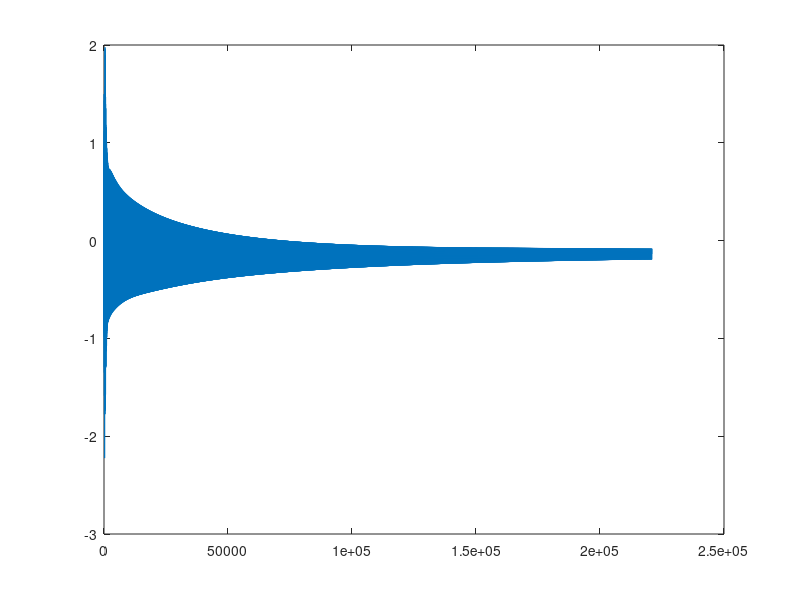

This figure's MATLAB source: (Note: this script raises an error after producing the figure.)
%% CONSTS
SR = 44100;
BurstLen = SR / 100;
ZerosLen = 5 * SR;
Len = ZerosLen + BurstLen;
L = 100;

%% GENERATE INPUT SIGNAL
x = rand(BurstLen, 1) * 2 - 1 ;
x = [x; zeros(ZerosLen,1)];

% plot(x);

%% SIMPLE KS 
y = zeros(Len, 1);

% y[n] = x[n] + 0.5y[n − L] + 0.5y[n − (L + 1)]
for n = 1:Len
    y(n) = x(n); % + x[n]
    if n - L > 0
        y(n) = y(n) + 0.5 * y(n-L); %  + 0.5y[n − L]
    end
    if n - (L+1) > 0
        y(n) = y(n) + 0.5 * y(n-L-1); % + 0.5y[n − (L + 1)] 
    end
end

plot(y);

%% FRACTIONAL DELAY

y1 = zeros(Len, 1);
delay = 100.227;
fracL = delay - fix(delay);
intL = fix(delay);


% y[n] = x[n] + 0.5y[n − L] + 0.5y[n − (L + 1)]
for n = 1:Len
    y1(n) = x(n); % + x[n]
    if n - L > 0
        y1(n) = y1(n) + 0.5 * fracDelay(y1, n - intL, fracL); %  + 0.5y[n − L]
    end
    if n - (L+1) > 0
        y1(n) = y1(n) + 0.5 * fracDelay(y1, n - intL - 1, fracL); % + 0.5y[n − (L + 1)] 
    end
end

plot(y1);
    
%% ALL PASS 
% y[n] = g * x[n] - x[n-1] - g * y[n-1]
f1 = 440;
L = floor(SR/f1);
Lfrac = SR/f1 - floor(SR/f1);
C = (1 - Lfrac)/(1 + Lfrac); % fraction of frequency

b = [zeros(L,1); 1; C];
a = [1; C; zeros(L-2,1); 0.5*C; 0.5*(1+C); 0.5]; % f.. matlab with - and + signs

[y, zf] = filter(b, a, x);

plot(y);

%% PLOTING

subplot(3,1,1);
plot(y);
subplot(3,1,2);
plot(y1);
subplot(3,1,3);
plot(y1-y);


%% functions

function x = fracDelay(y, i, frac)
    x = (1 - frac) * y(i) + frac * y(i+1);
end